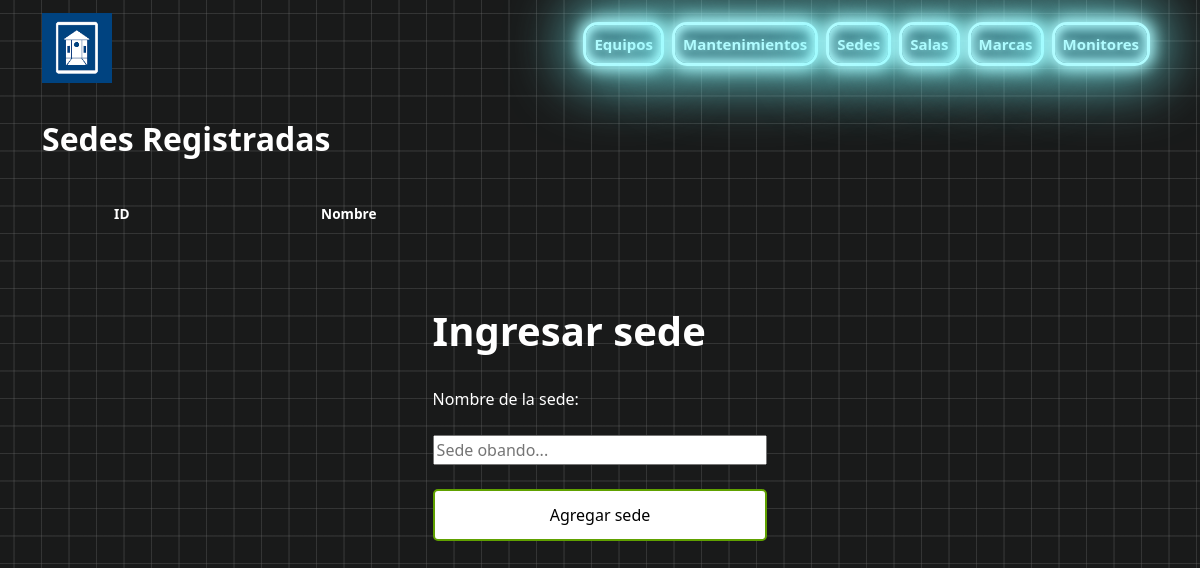
Page /sedes/listar_sedes.php on the earlier database version.
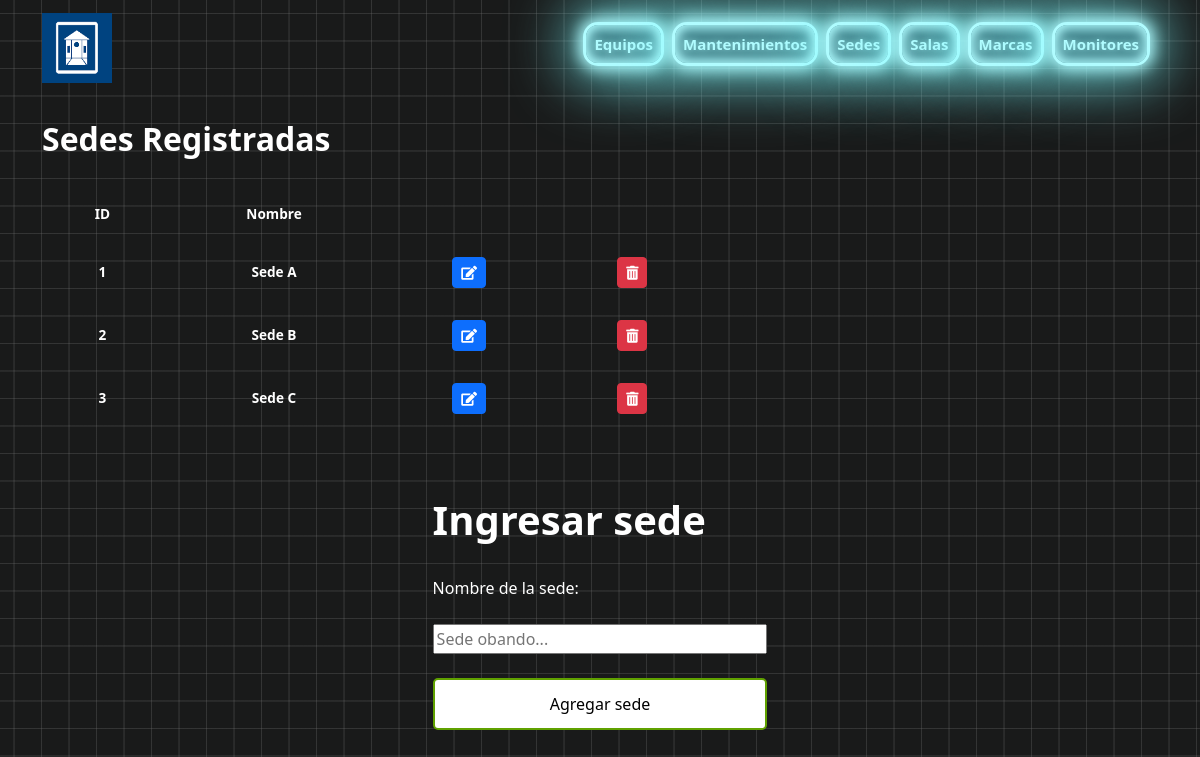
Same page on the later database version.
### tables this page shows
CREATE TABLE sedes (
    id INT AUTO_INCREMENT PRIMARY KEY NOT NULL,
    nombre VARCHAR(255) NOT NULL
);

### sedes/listar_sedes.php (the view, shortened to what this page needs)
<?php
$conect = connection();
$sql = "SELECT * FROM sedes";
$query = mysqli_query($conect, $sql);
?>
<!DOCTYPE html>
<html lang="en">
<head>
    <link href="https://cdn.jsdelivr.net/npm/bootstrap@5.3.3/dist/css/bootstrap.min.css" rel="stylesheet">
    <link href="https://cdnjs.cloudflare.com/ajax/libs/font-awesome/5.15.4/css/all.min.css" rel="stylesheet">
    <link rel="stylesheet" href="../style/style.css">
</head>
<body class="container">
    <?php include('../nav.php'); ?>
    <div class="tabla-form">
        <h2>Sedes Registradas</h2>
        <table>
            <thead>
                <tr>
                    <th>ID</th>
                    <th>Nombre</th>
                    <th></th>
                    <th></th>
                </tr>
            </thead>
            <tbody>
                <?php
                while ($row = mysqli_fetch_array($query)) :
                ?>
                    <tr>
                        <th><?= $row['id'] ?></th>
                        <th><?= $row['nombre'] ?></th>
                        <th><a href="editar_sede.php?id=<?= $row['id'] ?>" class="btn btn-primary btn-sm">
                                    <i class="fas fa-edit"></i>
                                </a>
                            </th>
                        <th><a href="eliminar_sede.php?id=<?= $row['id'] ?>"  class="btn btn-danger btn-sm">
                                    <i class="fas fa-trash-alt"></i>
                                </a>
                            </tr>
                <?php
                endwhile;
                ?>
            </tbody>
        </table>
        <br>
    </div>
    <div class="users-form">
        <form action="insertar_sede.php" method="POST">
            <h1>Ingresar sede</h1>
            <label for="nombre" class="title">Nombre de la sede:</label>
            <input type="text" name="nombre" id="nombre" placeholder="Sede obando..." class="input-field">
            <input type="submit" value="Agregar sede" class="btn-submit">
        </form>
    </div>
</body>
</html>

Differences in the rows shown:
added sedes: id "1", nombre "Sede A"
added sedes: id "2", nombre "Sede B"
added sedes: id "3", nombre "Sede C"
